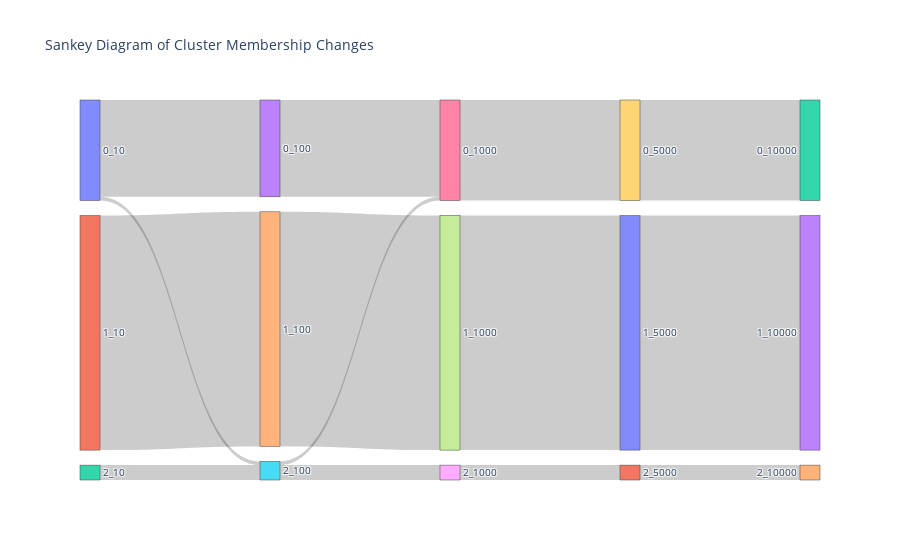

Here is the notebook cell this chart was saved with:
### Markdown cell above
The chi-squared test results show a very strong association between the clustering outcomes obtained with different numbers of genes. This means that the cluster assignments are consistent across various gene subsets, indicating that the main patterns identified by the clustering algorithm remain stable regardless of how many genes are included. In the context of our data, this suggests that even when using different gene subsets, the clustering effectively captures the same underlying biological differences among the samples. These findings support the conclusion that my clustering method reliably and consistently groups the samples across different gene selections.

### Code cell
alluvial_data = []

for i in range(len(gene_numbers) - 1):
    left_clusters = cluster_results_genes[f'genes_{gene_numbers[i]}']
    right_clusters = cluster_results_genes[f'genes_{gene_numbers[i + 1]}']
    df_temp = pd.DataFrame({
        'left': left_clusters,
        'right': right_clusters
    })

    df_grouped = df_temp.groupby(['left', 'right']).size().reset_index(name='count')
    df_grouped['source'] = df_grouped['left'].astype(str) + f'_{gene_numbers[i]}'
    df_grouped['target'] = df_grouped['right'].astype(str) + f'_{gene_numbers[i + 1]}'
    alluvial_data.append(df_grouped)

alluvial_df = pd.concat(alluvial_data)

#create labels
labels = pd.unique(alluvial_df[['source', 'target']].values.ravel('K'))
label_indices = {label: idx for idx, label in enumerate(labels)}

#map labels to indices
alluvial_df['source_id'] = alluvial_df['source'].map(label_indices)
alluvial_df['target_id'] = alluvial_df['target'].map(label_indices)

#Create the Sankey plot
sankey_fig = go.Figure(data=[go.Sankey(
    node=dict(
        pad=15,
        thickness=20,
        label=labels,
    ),
    link=dict(
        source=alluvial_df['source_id'],
        target=alluvial_df['target_id'],
        value=alluvial_df['count']
    ))])

sankey_fig.update_layout(
    title_text="Sankey Diagram of Cluster Membership Changes",
    font_size=10
)

sankey_fig.show()

### Figure 1 — Plotly figure (JSON) as saved in the notebook; plotly's stock layout.template omitted (floating-point values rounded to 4 significant figures)
{"data": [{"link": {"source": [0, 0, 1, 2, 3, 4, 5, 5, 6, 7, 8, 9, 10, 11], "target": [3, 5, 4, 5, 6, 7, 6, 8, 9, 10, 11, 12, 13, 14], "value": [26, 1, 63, 4, 26, 63, 1, 4, 27, 63, 4, 27, 63, 4]}, "node": {"label": ["0_10", "1_10", "2_10", "0_100", "1_100", "2_100", "0_1000", "1_1000", "2_1000", "0_5000", "1_5000", "2_5000", "0_10000", "1_10000", "2_10000"], "pad": 15, "thickness": 20}, "type": "sankey"}], "layout": {"font": {"size": 10}, "title": {"text": "Sankey Diagram of Cluster Membership Changes"}}}
